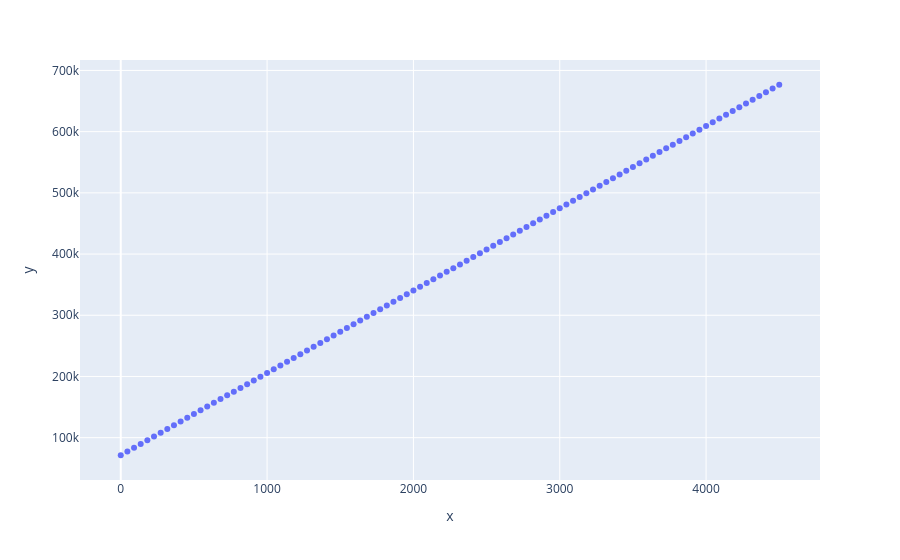

The cell this chart's notebook holds for it:
### Code cell
px.scatter(x=x_reg, y=y_reg)
